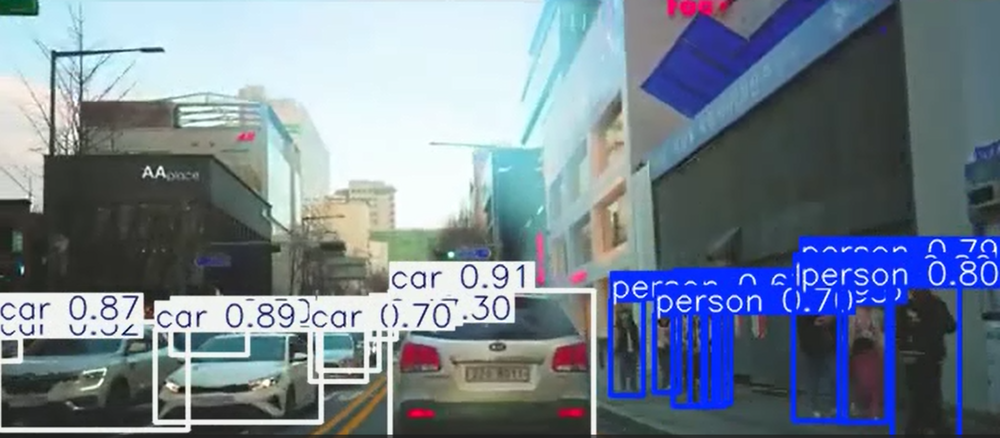
#> input picture yolo11영상.png, 1000 x 438 px, shrunk from 1809 x 792 before the run, given in place of 강남대로 강남역 도로 드라이브 최근 밤거리 모습 입니다. [tEtWnGwwCEc].webm, which was not available
$ jupyter execute 0710_opencv_.ipynb   (shell and % lines are left out)   (text cells are left out)
#> lines starting #> are read from the running program, lines starting #| are printed output that depends on the picture; after the words box and inside, x2 and y2 are one past the last pixel; in counts of white or black regions, pixels touching at a corner belong together; pictures that were not available may be replaced by others from this repository, and a replacement may not be noted
[cell 1]
# 1.필요한 라이브러리 임포트
import cv2
import numpy as np
import matplotlib.pyplot as plt
from IPython.display import HTML, display
from google.colab.patches import cv2_imshow
import os

# 2. yt-dlp 설치

# 2. 간단한 다운로드로 시작
import yt_dlp # Moved import after installation

[cell 2]
import cv2
from google.colab import files
import matplotlib.pyplot as plt
import numpy as np
from IPython.display import clear_output
import time

# 영상 업로드
#uploaded = files.upload()
# Use the correct filename with .webm extension
video_path = "/content/강남대로 강남역 도로 드라이브 최근 밤거리 모습 입니다. [tEtWnGwwCEc].webm"

# 영상 열기
cap = cv2.VideoCapture(video_path)

# Check if video opened successfully
if not cap.isOpened():
    print(f"❌ Error: Could not open video file {video_path}")
else:
    fps = cap.get(cv2.CAP_PROP_FPS)
    frame_count = int(cap.get(cv2.CAP_PROP_FRAME_COUNT))

    # VideoWriter 설정 (누락된 부분 추가)
    output_path = "/content/lane_detection_result.mp4"
    width = int(cap.get(cv2.CAP_PROP_FRAME_WIDTH))
    height = int(cap.get(cv2.CAP_PROP_FRAME_HEIGHT))
    fourcc = cv2.VideoWriter_fourcc(*'mp4v')
    # Ensure the output video dimensions match the input
    out = cv2.VideoWriter(output_path, fourcc, fps, (width, height))
    print(f"💾 결과 영상 저장 경로: {output_path}")

    print(f"📹 영상 정보: {frame_count}프레임, {fps:.2f}FPS")
    print("🎬 차선 인식 시작! (Ctrl+C로 중단)")

    frame_num = 0
    try:
        while True:
            ret, frame = cap.read()
#> frame is the input picture: shape (438, 1000, 3); mean B, G, R 144.5, 129.9, 116.4
            if not ret:
                print("📺 영상 재생 완료")
                break

            # 1. 그레이스케일 변환
            gray = cv2.cvtColor(frame, cv2.COLOR_BGR2GRAY)
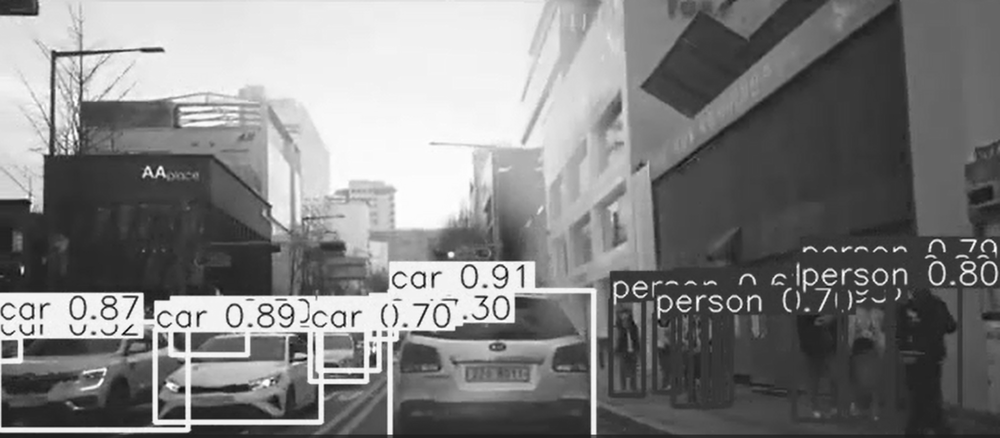
#> gray: shape (438, 1000); min 4, max 255, mean 127.5

            # 2. 블러 → 에지(Canny) - 임계값 낮춤
            blur = cv2.GaussianBlur(gray, (5, 5), 0)
            edges = cv2.Canny(blur, 30, 100)  # 50,150 → 30,100
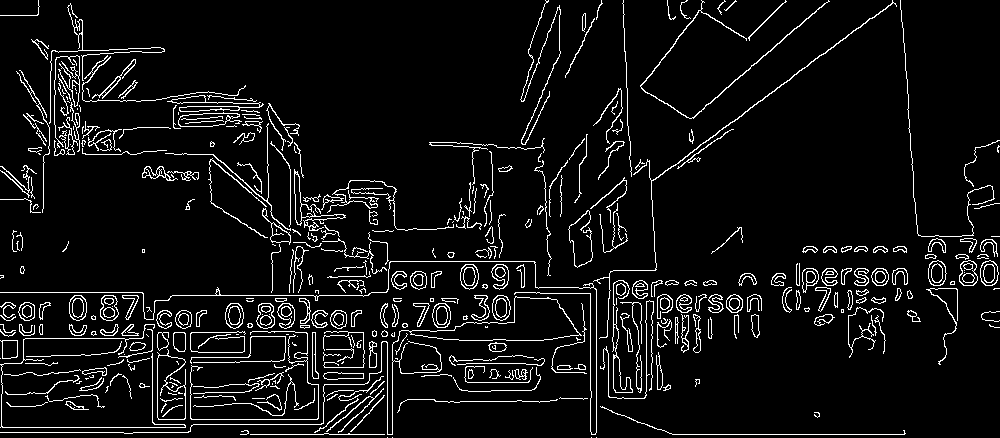
#> edges: shape (438, 1000); 6.7% white in thin lines or dots

            # 3. ROI 설정 - 하단 30%
            # Use the frame's dimensions for ROI
            frame_height, frame_width = frame.shape[:2]
#> frame_height = 438; frame_width = 1000
            mask = np.zeros((frame_height, frame_width), dtype=np.uint8)
            polygon = np.array([[
                (int(frame_width * 0.1), frame_height),            # 왼쪽 아래
                (int(frame_width * 0.9), frame_height),            # 오른쪽 아래
                (int(frame_width * 0.6), int(frame_height * 0.7)), # 오른쪽 위 (70% 지점)
                (int(frame_width * 0.4), int(frame_height * 0.7))  # 왼쪽 위 (70% 지점)
            ]])
            cv2.fillPoly(mask, polygon, 255)
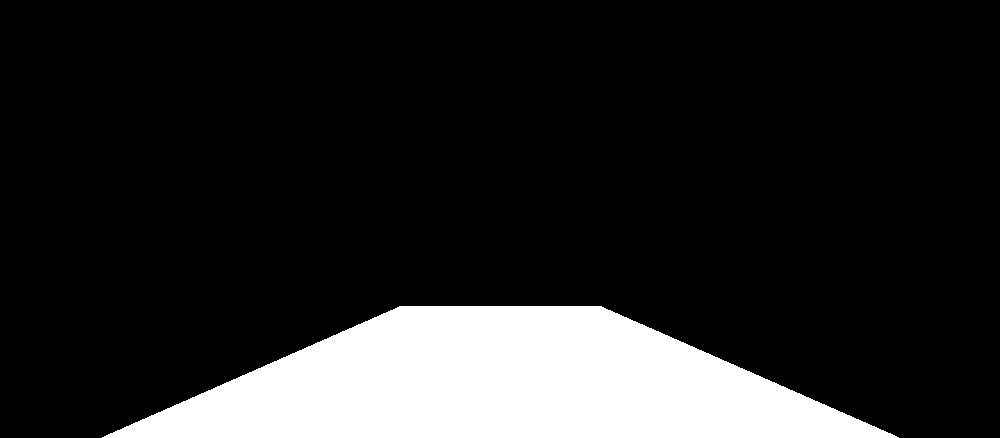
#> mask: shape (438, 1000); 15.1% white; 1 white region, box (x1, y1, x2, y2) and area: (102, 306, 899, 438) 66035
            roi = cv2.bitwise_and(edges, mask)
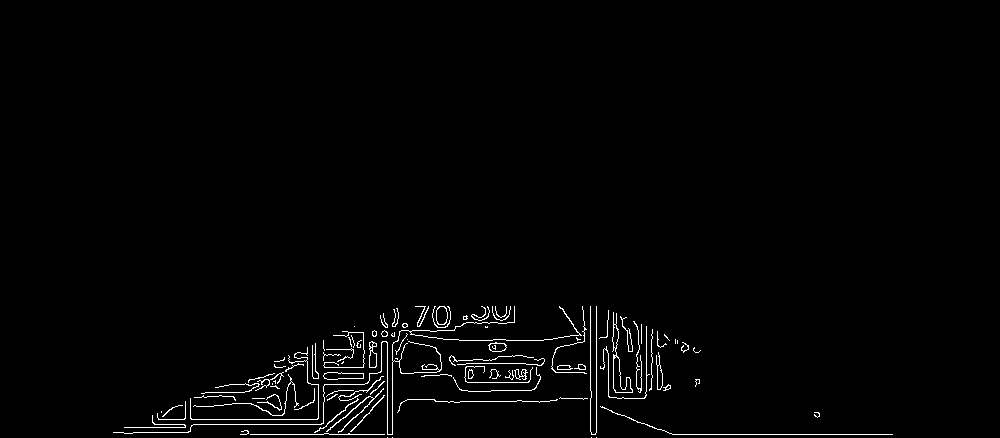
#> roi: shape (438, 1000); 1.5% white in thin lines or dots, all inside (x1, y1, x2, y2) = (113, 306, 893, 438)

            # 4. Hough Transform으로 직선 검출 - 파라미터 완화
            lines = cv2.HoughLinesP(roi, 2, np.pi / 180,
                                   threshold=30,      # 50 → 30
                                   minLineLength=30,  # 40 → 30
                                   maxLineGap=80)     # 50 → 80
#> lines = 103 rows, first 6: [203, 395, 434, 399], [240, 434, 392, 434], [812, 434, 868, 434], [285, 371, 661, 371], [154, 424, 392, 424], [152, 421, 399, 409]

            # 5. 원본 프레임에 선 그리기
            line_image = frame.copy()
            # ROI 영역을 화면에 표시 (사다리꼴 테두리)
            roi_points_display = np.array([
                [int(frame_width * 0.1), frame_height],
                [int(frame_width * 0.9), frame_height],
                [int(frame_width * 0.6), int(frame_height * 0.7)],
                [int(frame_width * 0.4), int(frame_height * 0.7)]
            ], np.int32)
            cv2.polylines(line_image, [roi_points_display], isClosed=True, color=(255, 0, 0), thickness=2)
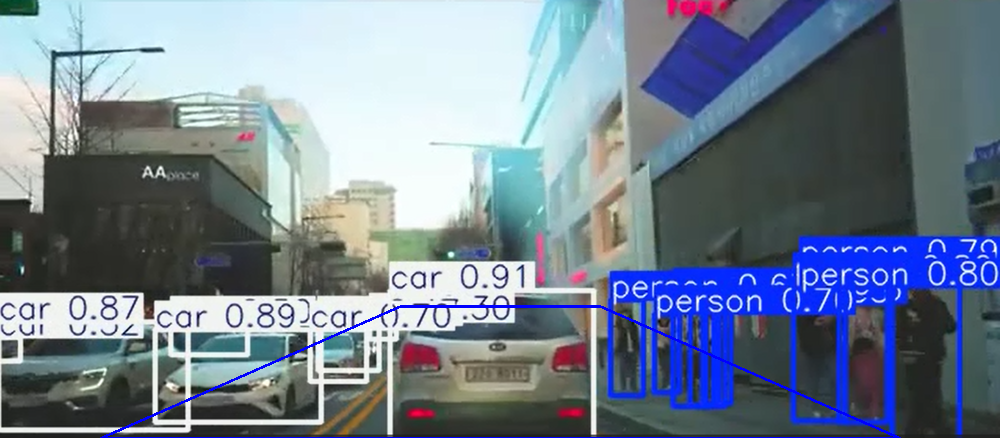
#> line_image: shape (438, 1000, 3); 0.7% of pixels changed, all inside (x1, y1, x2, y2) = (100, 305, 901, 438)


            if lines is not None:
                for line in lines:
                    x1, y1, x2, y2 = line[0]
                    cv2.line(line_image, (x1, y1), (x2, y2), (0, 255, 0), 5)
#> this loop made 103 passes
#> (x1, y1, x2, y2) on passes 1 to 12: (203, 395, 434, 399), (240, 434, 392, 434), (812, 434, 868, 434), (285, 371, 661, 371), (154, 424, 392, 424), (152, 421, 399, 409), (172, 407, 644, 398), (275, 367, 660, 367), (266, 375, 662, 375), (349, 339, 675, 339), (274, 361, 457, 361), (215, 387, 699, 379)
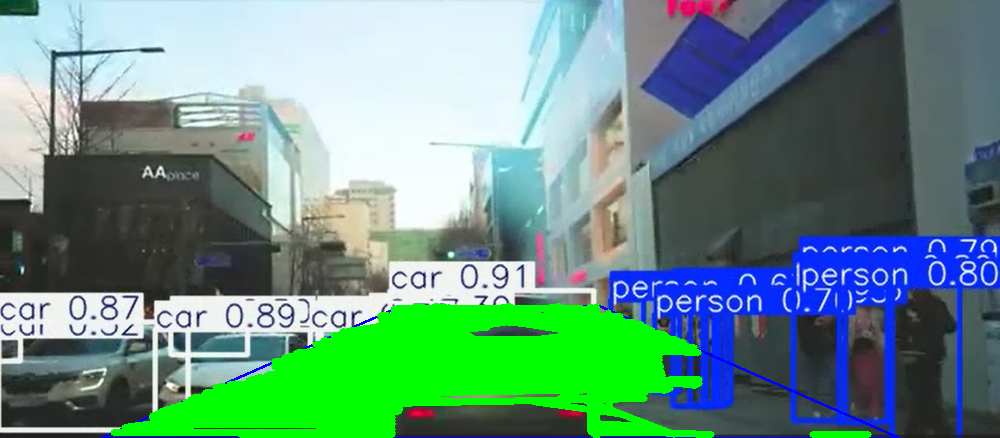
#> line_image: shape (438, 1000, 3); 10.79% of pixels changed, all inside (x1, y1, x2, y2) = (110, 303, 872, 438)

            # 결과 프레임을 영상 파일에 저장
            if out.isOpened(): # Check if VideoWriter is opened
                out.write(line_image)

            # 6. 결과 출력 (매 10프레임마다만 출력하여 속도 개선)
            if frame_num % 10 == 0:  # 10프레임마다만 출력
                clear_output(wait=True)
                plt.figure(figsize=(12, 6))
#> (this line was passed over: IPython is not available in this run)
                plt.subplot(1, 2, 1)
#> (this line was passed over: IPython is not available in this run)
                plt.imshow(cv2.cvtColor(frame, cv2.COLOR_BGR2RGB))
#> (this line was passed over: IPython is not available in this run)
                plt.title(f"원본 프레임 {frame_num}")
#> (this line was passed over: IPython is not available in this run)
                plt.axis('off')
#> (this line was passed over: IPython is not available in this run)

                plt.subplot(1, 2, 2)
#> (this line was passed over: IPython is not available in this run)
                plt.imshow(cv2.cvtColor(line_image, cv2.COLOR_BGR2RGB))
#> (this line was passed over: IPython is not available in this run)
                plt.title(f"차선 인식 결과 ({len(lines) if lines is not None else 0}개)")
                plt.axis('off')
                plt.show()

            frame_num += 1
            # time.sleep 제거 (속도 개선)

    except KeyboardInterrupt:
        print("\n⏹️ 재생 중단")

    # 리소스 정리
    cap.release()
    if out.isOpened(): # Check if VideoWriter is opened before releasing
        out.release()
    cv2.destroyAllWindows()

    print(f"✅ 결과 영상 저장 완료: {output_path}")

    # 파일 다운로드
    files.download(output_path)
    print("📥 다운로드 시작!")
